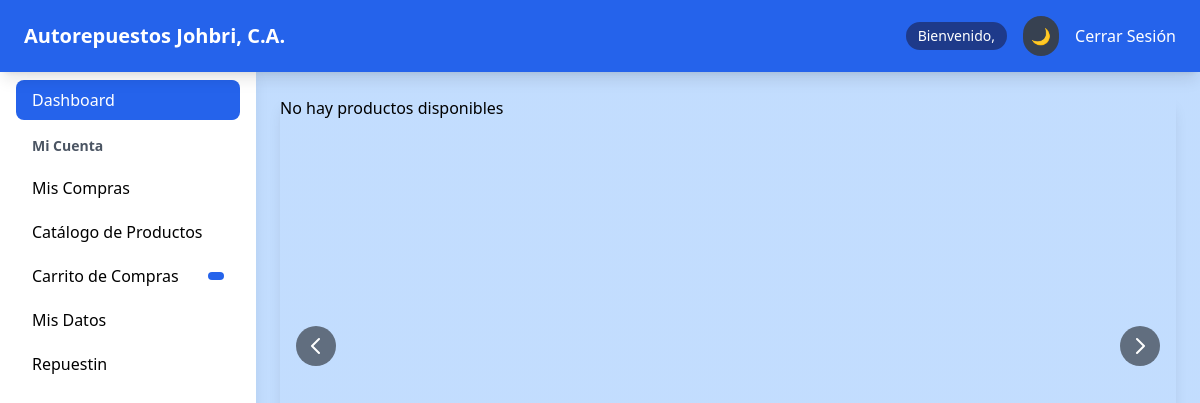
/Sistema/panelCliente/cliente.php (signed in), run on an earlier commit of the app's database.
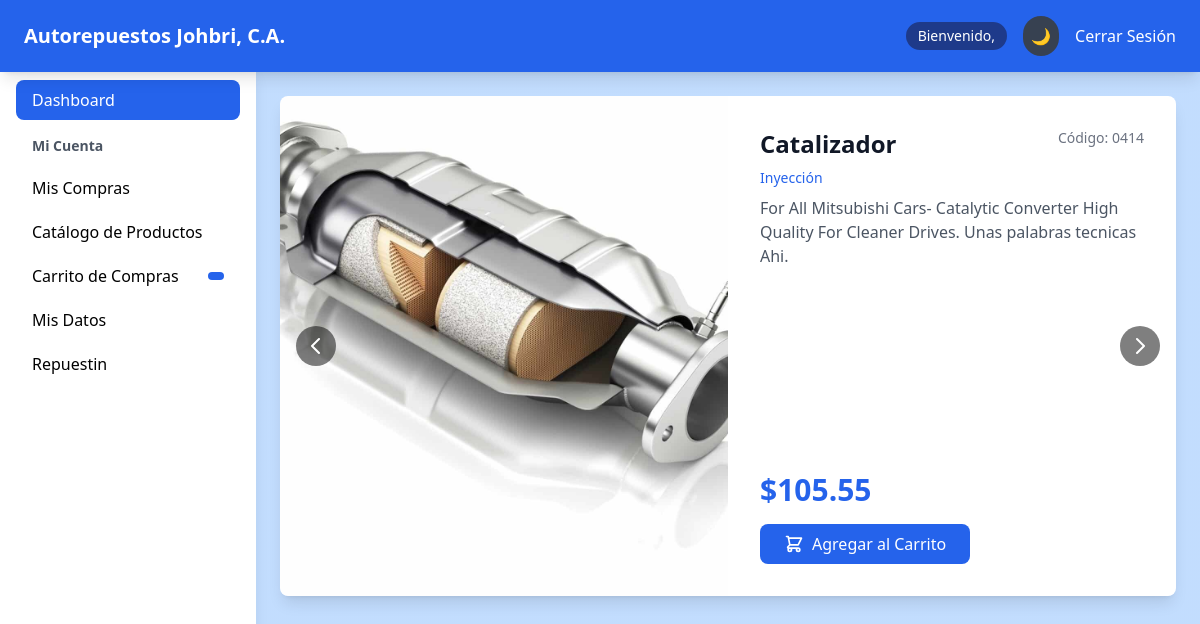
And on a later commit of the database.
### tables this page shows
CREATE TABLE `productos` (
  `id_producto` int(11) NOT NULL,
  `numero_de_parte` varchar(20) NOT NULL,
  `nombre_producto` varchar(80) NOT NULL,
  `categoria_producto` varchar(20) DEFAULT NULL,
  `marca_producto` varchar(20) DEFAULT NULL,
  `precio_producto` decimal(10,2) DEFAULT NULL,
  `stock_producto` int(11) DEFAULT NULL,
  `descripcion_producto` text DEFAULT NULL,
  `fecha_creacion` date DEFAULT NULL,
  `hora_creacion` time DEFAULT NULL
);

CREATE TABLE `foto_productos` (
  `id_foto` int(11) NOT NULL,
  `ruta_foto` varchar(200) NOT NULL,
  `num_foto` int(11) DEFAULT NULL,
  `id_producto` int(11) NOT NULL
);

### Sistema/logica/validar.php (called while the page is built, shortened)
<?php
    function obtenerRutasArchivos($id) {
        $conn = new mysqli('localhost', 'root', '', 'repuestos_tiramealgo');
        $sql = "SELECT ruta_foto FROM foto_productos WHERE id_producto = $id  LIMIT 1";
        $result = $conn->query($sql);
        $ruta_imagen = "../assets/foto-repuestos/no_foto.jpg";
        if ($result && $result->num_rows > 0) {
            $row = $result->fetch_assoc();
            $ruta_imagen = $row["ruta_foto"];
        }
        return $ruta_imagen;
    }
?>

### Sistema/panelCliente/cliente.php (the view, shortened to what the changed rows need)
<?php
require '../logica/validar.php';
require '../logica/conexionbdd.php';
$sql_productos = "SELECT * FROM productos where stock_producto > 0 ORDER BY RAND() LIMIT 4;";
$result_productos = $conn->query($sql_productos);
?>
<!DOCTYPE html>
<html lang="es" class="dark">
<head>
    <script src="https://cdn.tailwindcss.com"></script>
    <script src="../js/tailwind_config.js"></script>
    <link rel="stylesheet" href="../css/global_style.css">
</head>
<body class="bg-pattern transition-colors duration-200">
    <main class="ml-64 pt-24 px-6 pb-20">
        <div id="product-carousel" class="relative overflow-hidden rounded-lg shadow-lg">
            <div id="carousel-track" class="flex h-[500px] transition-transform duration-500 ease-in-out">
                <?php
                if ($result_productos->num_rows > 0) {
                    while ($row = $result_productos->fetch_assoc()) {
                        $foto_productos = obtenerRutasArchivos($row['id_producto']);
                ?>
                <div class="w-full flex-shrink-0">
                    <div class="flex flex-col md:flex-row h-full">
                        <div class="relative w-full md:w-1/2 h-64 md:h-full">
                            <img src="<?php echo $foto_productos; ?>" alt="<?php echo $row['nombre_producto']; ?>" class="w-full h-full object-cover">
                        </div>
                        <div class="w-full md:w-1/2 p-6 md:p-8 bg-white dark:bg-gray-800 flex flex-col">
                            <div class="flex justify-between items-start mb-2">
                                <h3 class="text-2xl font-bold text-gray-900 dark:text-white"><?php echo $row['nombre_producto']; ?></h3>
                                <span class="text-sm text-gray-500 dark:text-gray-400">
                                    Código: <?php echo $row['numero_de_parte']; ?>
                                </span>
                            </div>
                            <div class="mb-2 text-sm font-medium text-blue-600 dark:text-blue-400">
                                <?php echo $row['categoria_producto']; ?>
                            </div>
                            <p class="text-gray-600 dark:text-gray-300 mb-6 flex-grow">
                                <?php echo $row['descripcion_producto']; ?>
                            </p>
                            <div class="mt-auto">
                                <div class="flex items-baseline gap-2 mb-4">
                                    <span class="text-3xl font-bold text-blue-600 dark:text-blue-400">
                                        $<?php echo number_format($row['precio_producto'], 2); ?>
                                    </span>
                                </div>
                                <button
                                    onclick="addToCart(<?php echo $row['id_producto']; ?>)"
                                    class="w-full md:w-auto bg-blue-600 hover:bg-blue-700 text-white px-6 py-2 rounded-lg flex items-center justify-center gap-2"
                                >
                                    Agregar al Carrito
                                </button>
                            </div>
                        </div>
                    </div>
                </div>
                <?php
                    }
                } else {
                    echo "<p>No hay productos disponibles</p>";
                }
                ?>
            </div>
        </div>
    </main>
</body>
</html>

What changed in the data, as far as the page shows it:
added productos: id_producto.ruta_foto (picture), nombre_producto "Catalizador", numero_de_parte "0414", categoria_producto "Inyección", descripcion_producto "For All Mitsubishi Cars- Catalytic Converter High Quality For Cleaner Drives. Unas palabras tecnicas Ahi.", precio_producto "105.55"
Also different on the page:
text no longer shown: "No hay productos disponibles"
